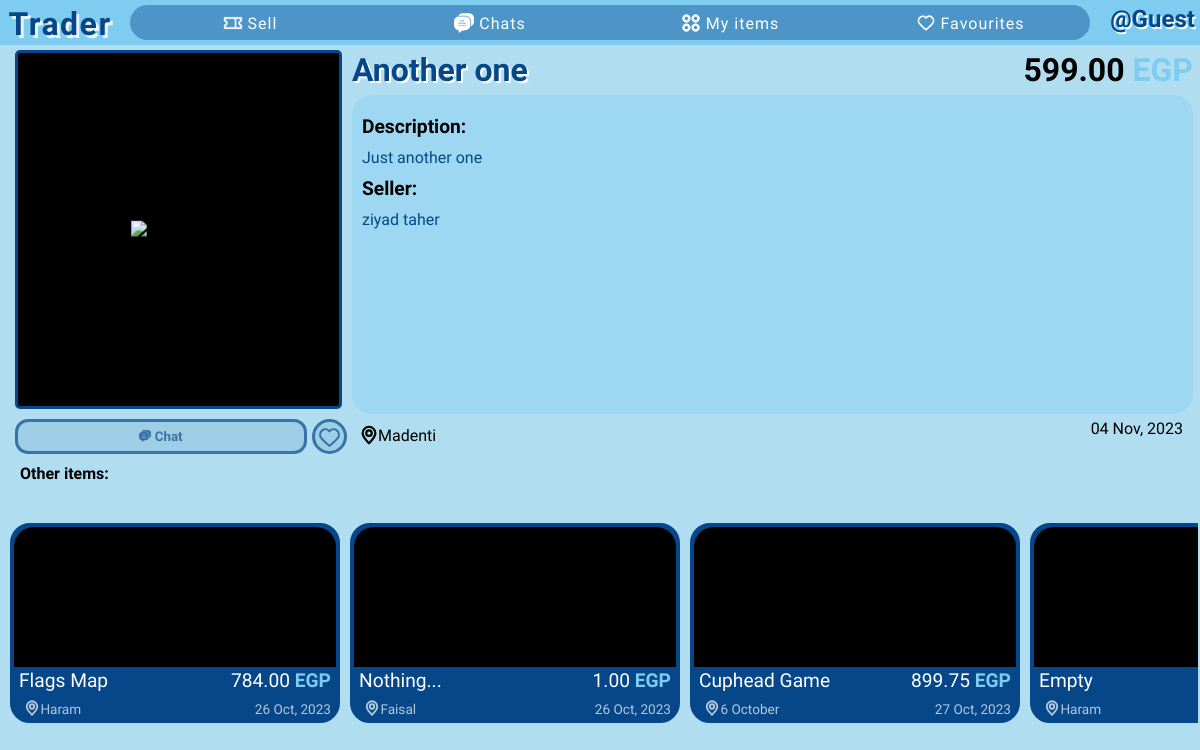
Page /19/ on the committed database.
### app/models.py (models this page shows)
class Item(db.Model):
    id = db.Column(db.Integer, primary_key=True)  # Item ID
    title = db.Column(db.String(100), nullable=False)  # Item title
    description = db.Column(db.Text, nullable=False)  # Item description
    location = db.Column(db.String(100), nullable=False)  # Item location
    price = db.Column(db.Float, default=0, nullable=False)  # Item price
    is_sold = db.Column(db.Boolean, default=False)  # Is item sold?
    created_at = db.Column(db.DateTime)  # Item creation timestamp
    owner = db.Column(db.Integer, db.ForeignKey("user.id"), nullable=False)  # Owner of the item
    images = db.relationship('Image', backref='images_set', lazy=True)  # Images associated with the item
    chats = db.relationship('Chat', backref='chats_set', lazy=True)  # Chats related to the item

class User(db.Model, UserMixin):
    id = db.Column(db.Integer, primary_key=True)  # User ID
    firstname = db.Column(db.String(50), nullable=False)  # First name
    lastname = db.Column(db.String(50), nullable=False)  # Last name
    username = db.Column(db.String(30), unique=True, nullable=False)  # Unique username
    email = db.Column(db.String(120), unique=True, nullable=False)  # Unique email
    password = db.Column(db.String(120), nullable=False)  # Password
    profile_color = db.Column(db.String(25), nullable=True, default=None)  # Profile color
    sent_chat = db.relationship('Chat', backref='sent_by_set', lazy=True, foreign_keys='Chat.sent_by')  # Chats sent by this user
    received_chat = db.relationship('Chat', backref='received_by_set', lazy=True, foreign_keys='Chat.received_by')  # Chats received by this user
    items = db.relationship('Item', backref='item_owner', lazy=True)  # Items posted by this user
    contacts = db.relationship('User', secondary=user_contacts,  # Many-to-many relationship for contacts
                               primaryjoin=(user_contacts.c.contact_id == id),
                               secondaryjoin=(user_contacts.c.contacted_id == id),
                               backref=db.backref('contacted_by', lazy='dynamic'),
                               lazy='dynamic')
    favourites = db.relationship('Item', secondary=favourite_items, backref=db.backref('fav_users', lazy='dynamic'))  # Many-to-many relationship for favorite items

### app/routes.py (the view)
@app.get("/<int:item_id>/")
def single_item(item_id):
    items = []
    item = None
    for entry in Item.query.all():
        if entry.id == item_id:
            item = entry
            seller = User.query.get(item.owner)
        else:
            items.append(entry)
    if not item:
        abort(404)
    if current_user.is_authenticated:
        is_favourite = item in current_user.favourites
    else:
        is_favourite = False
    return render_template("single-item.html", items=items, item=item, seller=seller, is_favourite=is_favourite)

### app/__init__.py (called while the page is built)
def price_format(float):
    return '{:,.2f}'.format(float)

### app/templates/single-item.html (shortened to what this page needs)
{% extends 'base.html' %}
{% block head %}
    <link rel="stylesheet" href="{{ url_for('static', filename='css/partials/item.css') }}">
    <link rel="stylesheet" href="{{ url_for('static', filename='css/single-item.css') }}">
{% endblock %}
{% block content %}
    <div class="grid-cont">
        <div class="item-img-cont">
            <img src="{{ url_for('serve_image', img_id=item.images[0].id) }}" alt="item-image">
        </div>
        {% if current_user.id == seller.id %}
        <div class="seller-btns edit-delete">
            <button class="edit-btn" id="edit-{{ item.id }}">
                <svg fill="green" height="12px" width="12px" version="1.1" xmlns="http://www.w3.org/2000/svg" xmlns:xlink="http://www.w3.org/1999/xlink" viewBox="0 0 348.882 348.882" xml:space="preserve" stroke="green"><g id="SVGRepo_bgCarrier" stroke-width="0"></g><g id="SVGRepo_tracerCarrier" stroke-linecap="round" stroke-linejoin="round"></g><g id="SVGRepo_iconCarrier"> <g> <path d="M333.988,11.758l-0.42-0.383C325.538,4.04,315.129,0,304.258,0c-12.187,0-23.888,5.159-32.104,14.153L116.803,184.231 c-1.416,1.55-2.49,3.379-3.154,5.37l-18.267,54.762c-2.112,6.331-1.052,13.333,2.835,18.729c3.918,5.438,10.23,8.685,16.886,8.685 c0,0,0.001,0,0.001,0c2.879,0,5.693-0.592,8.362-1.76l52.89-23.138c1.923-0.841,3.648-2.076,5.063-3.626L336.771,73.176 C352.937,55.479,351.69,27.929,333.988,11.758z M130.381,234.247l10.719-32.134l0.904-0.99l20.316,18.556l-0.904,0.99 L130.381,234.247z M314.621,52.943L182.553,197.53l-20.316-18.556L294.305,34.386c2.583-2.828,6.118-4.386,9.954-4.386 c3.365,0,6.588,1.252,9.082,3.53l0.419,0.383C319.244,38.922,319.63,47.459,314.621,52.943z"></path> <path d="M303.85,138.388c-8.284,0-15,6.716-15,15v127.347c0,21.034-17.113,38.147-38.147,38.147H68.904 c-21.035,0-38.147-17.113-38.147-38.147V100.413c0-21.034,17.113-38.147,38.147-38.147h131.587c8.284,0,15-6.716,15-15 s-6.716-15-15-15H68.904c-37.577,0-68.147,30.571-68.147,68.147v180.321c0,37.576,30.571,68.147,68.147,68.147h181.798 c37.576,0,68.147-30.571,68.147-68.147V153.388C318.85,145.104,312.134,138.388,303.85,138.388z"></path> </g> </g></svg>
                Edit
            </button>
            <button class="delete-btn" id="delete-{{ item.id }}">
                <svg fill="red" width="12px" height="12px" version="1.1" xmlns="http://www.w3.org/2000/svg" xmlns:xlink="http://www.w3.org/1999/xlink" viewBox="0 0 482.428 482.429" xml:space="preserve" stroke="red"><g id="SVGRepo_bgCarrier" stroke-width="0"></g><g id="SVGRepo_tracerCarrier" stroke-linecap="round" stroke-linejoin="round"></g><g id="SVGRepo_iconCarrier"> <g> <g> <path d="M381.163,57.799h-75.094C302.323,25.316,274.686,0,241.214,0c-33.471,0-61.104,25.315-64.85,57.799h-75.098 c-30.39,0-55.111,24.728-55.111,55.117v2.828c0,23.223,14.46,43.1,34.83,51.199v260.369c0,30.39,24.724,55.117,55.112,55.117 h210.236c30.389,0,55.111-24.729,55.111-55.117V166.944c20.369-8.1,34.83-27.977,34.83-51.199v-2.828 C436.274,82.527,411.551,57.799,381.163,57.799z M241.214,26.139c19.037,0,34.927,13.645,38.443,31.66h-76.879 C206.293,39.783,222.184,26.139,241.214,26.139z M375.305,427.312c0,15.978-13,28.979-28.973,28.979H136.096 c-15.973,0-28.973-13.002-28.973-28.979V170.861h268.182V427.312z M410.135,115.744c0,15.978-13,28.979-28.973,28.979H101.266 c-15.973,0-28.973-13.001-28.973-28.979v-2.828c0-15.978,13-28.979,28.973-28.979h279.897c15.973,0,28.973,13.001,28.973,28.979 V115.744z"></path> <path d="M171.144,422.863c7.218,0,13.069-5.853,13.069-13.068V262.641c0-7.216-5.852-13.07-13.069-13.07 c-7.217,0-13.069,5.854-13.069,13.07v147.154C158.074,417.012,163.926,422.863,171.144,422.863z"></path> <path d="M241.214,422.863c7.218,0,13.07-5.853,13.07-13.068V262.641c0-7.216-5.854-13.07-13.07-13.07 c-7.217,0-13.069,5.854-13.069,13.07v147.154C228.145,417.012,233.996,422.863,241.214,422.863z"></path> <path d="M311.284,422.863c7.217,0,13.068-5.853,13.068-13.068V262.641c0-7.216-5.852-13.07-13.068-13.07 c-7.219,0-13.07,5.854-13.07,13.07v147.154C298.213,417.012,304.067,422.863,311.284,422.863z"></path> </g> </g> </g></svg>
                Delete
            </button>
        </div>
        {% else %}
        <button class="chat-btn" onclick="window.location.href = `{{ url_for('single_chat', user_id=seller.id) }}?back=/{{ item.id }}/&item-id={{ item.id }}`">
            Chat
        </button>
        <button class="favourite-btn {% if is_favourite %}fav{% endif %}" onclick="toggleFavourite()">
        </button>
        {% endif %}
        <div class="title-price">
            <h2 class="item-title">{{ item.title }}</h2>
            <div class="price-cont">{{ price_format(item.price) }} <span class="egp">EGP</span></div>
        </div>
        <div class="description-cont">
            <div>Description:</div>
            {{ item.description }}
            <div>Seller:</div>
            {{ seller.firstname }} {{ seller.lastname }}
        </div>
        <div class="location-cont">
            {{ item.location }}
        </div>
        <div class="item-created-at">{{ date_format(item.created_at, force_datetime=True) }}</div>
        <div class="other-items-cont">
            <div class="title">Other items:</div>
            <div class="other-items">
                {% for item in items %}
                    {% include 'partials/item.html' %}
                {% endfor %}
            </div>
        </div>
    </div>
{% endblock %}

### app/templates/partials/item.html (shortened to what this page needs)
<div class="single-item-cont location-{% if item.location == '6 October' %}october{% else %}{{ item.location|lower }}{% endif %}" id="item-{{ item.id }}">
    <a class="item" href="{{ url_for('single_item', item_id=item.id) }}">
        <div class="img-cont">
        </div>
        <div class="upper">
            <div class="item-title">{{ item.title }}</div>
            <div class="item-price">{{ price_format(item.price) }} <span class="egp">EGP</span></div>
        </div>
        <div class="lower">
            <div class="item-location">
                {{ item.location }}
            </div>
            <div>{{ date_format(item.created_at) }}</div>
        </div>
    </a>
</div>

### app/static/css/base.css (style rules this page uses)
* { font-family: 'Varela Round', serif; box-sizing: border-box; margin: 0; padding: 0; font-size: bolder; }
body { background-color: #B1DDF1; color: white; height: 100vh; }

### app/static/css/partials/item.css (style rules this page uses)
.single-item-cont { position: relative; width: 440px; margin: auto; transition: transform 0.3s; }
.item { position: relative; display: flex; flex-direction: column; justify-content: space-between; text-decoration: none; color: white; width: 440px; height: 290px; background-color: #064789; border-radius: 20px; border: 4px solid #064789; cursor: pointer; }
.img-cont { border-radius: 20px 20px 0 0; position: relative; background-color: black; overflow: hidden; height: 85%; }
.upper, .lower { display: flex; justify-content: space-between; align-items: baseline; padding: 2px 5px; }
.upper { font-size: 1.2rem; }
span.egp { color: #7eccf0; font-weight: bolder; }
.lower { font-size: 0.85rem; opacity: 0.7; }
.lower svg { position: relative; top: 3.5px; left: 4px; }

### app/static/css/single-item.css (style rules this page uses)
.grid-cont { width: 100%; display: grid; grid-template-columns: 25% 35px 1fr auto; grid-template-rows: 45px 1fr 30px 1fr; gap: 5px; height: 91vh; width: 99vw; margin: 0 10px; color: black; }
.item-img-cont { position: relative; background-color: black; overflow: hidden; margin: 5px; border: 3px solid #064789; border-radius: 5px; grid-column: span 2; grid-row: span 2; }
.item-img-cont img { position: absolute; top: 50%; left: 50%; transform: translate(-50%, -50%); max-width: 100%; max-height: 100%; }
button { height: 35px; cursor: pointer; color: #064789; border-color: #064789; background-color: rgba(132, 189, 215, 0.644); opacity: 0.7; border-style: solid; border-width: 3px; }
.seller-btns svg, .chat-btn svg { position: relative; top: 0.8px; }
.chat-btn, .seller-btns { grid-column-start: 1; margin-left: 5px; }
.chat-btn, .seller-btns button { border-radius: 13px; font-weight: bolder; }
.favourite-btn { grid-column-start: 2; border-radius: 50%; width: 35px; }
.favourite-btn svg { position: relative; top: 2px; }
.title-price { display: flex; justify-content: space-between; align-items: center; margin-bottom: 5px; grid-row: 1; grid-column: 3 / 5; margin-top: 10px; }
.title-price .item-title { font-size: 2rem; color: #064789; text-shadow: 2px 2px white; }
.price-cont { font-size: 2rem; font-weight: bolder; padding: 10px 0; }
.price-cont .egp { color: #7eccf0; }
.description-cont { color: #064789; overflow: auto; background-color: #7eccf065; border-radius: 20px; padding: 10px; grid-row: 2; grid-column: 3 / 5; }
.description-cont div { font-size: 1.2rem; font-weight: bolder; color: black; padding: 10px 0; }
.location-cont { grid-column-start: 3; grid-row-start: 3; }
.location-cont svg { position: relative; top: 5px; left: 6px; }
.item-created-at { grid-column-start: -2; grid-row-start: 3; margin-right: 10px; }
.other-items-cont { grid-column: span 5; }
.other-items-cont .title { font-weight: bolder; padding: 10px; }
.other-items { display: flex; gap: 10px; overflow: auto; padding-bottom: 5px; height: 83%; width: 100%; }
.item { flex-shrink: 0; width: 330px; height: 200px; }

### rows in the picture
Item: title "Another one", price "599.00", description "Just another one", location "Madenti", created_at "04 Nov, 2023"
User: firstname "ziyad", lastname "taher"
Item: title "Flags Map", price "784.00", location "Haram", created_at "26 Oct, 2023"
Item: title "Nothing...", price "1.00", location "Faisal", created_at "26 Oct, 2023"
Item: title "Cuphead Game", price "899.75", location "6 October", created_at "27 Oct, 2023"
Item: title "Empty", location "Haram"
